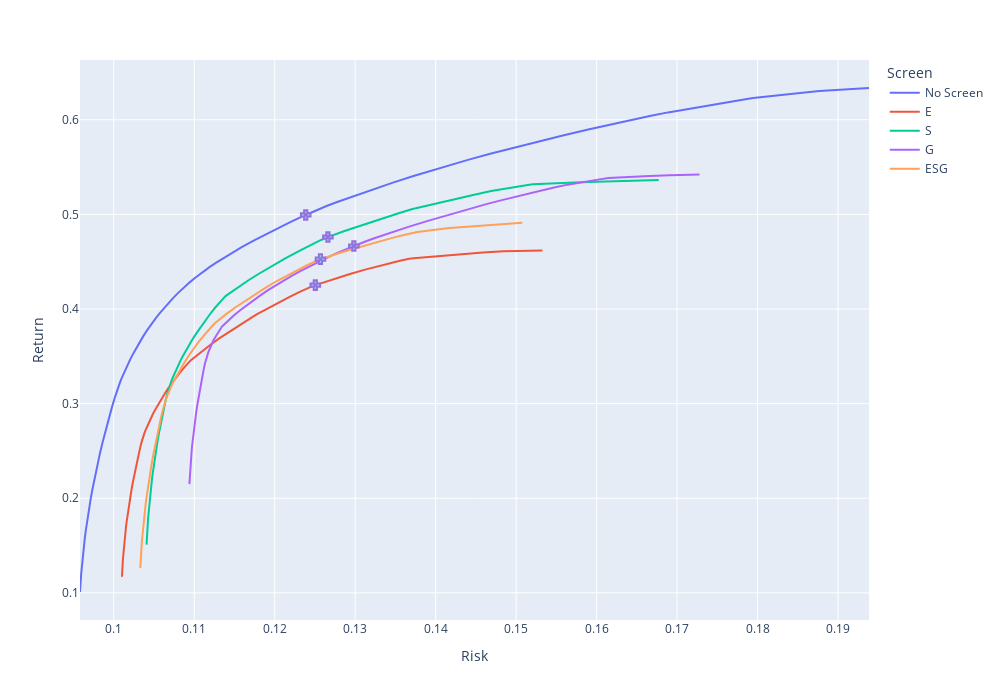

Source (notebook cell):
### Code cell
fig = px.line(rr_all, x='Risk', y='Return', color='Screen')
fig.add_trace(
    go.Scatter(
        x=sh_rr_all['Risk'],
        y=sh_rr_all['Return'],
        mode='markers',
        marker=dict(
            color='LightSkyBlue',
            size=8,
            line=dict(
                color='MediumPurple',
                width=2
            )
        ),
        marker_symbol='cross-dot',
        showlegend=False,
    )
)
fig.update_layout(
    width=1000,
    height=700,
)
fig.show()

### Figure 1 — Plotly figure (JSON) as saved in the notebook; plotly's stock layout.template omitted (floating-point values rounded to 4 significant figures; data arrays with more than 128 entries replaced by an {"elided": "..."} marker saying what was removed)
{"data": [{"hovertemplate": "Screen=No Screen<br>Risk=%{x}<br>Return=%{y}<extra></extra>", "legendgroup": "No Screen", "line": {"color": "#636efa", "dash": "solid"}, "marker": {"symbol": "circle"}, "mode": "lines", "name": "No Screen", "orientation": "v", "showlegend": true, "type": "scatter", "x": {"elided": "200 float values"}, "xaxis": "x", "y": {"elided": "200 float values"}, "yaxis": "y"}, {"hovertemplate": "Screen=E<br>Risk=%{x}<br>Return=%{y}<extra></extra>", "legendgroup": "E", "line": {"color": "#EF553B", "dash": "solid"}, "marker": {"symbol": "circle"}, "mode": "lines", "name": "E", "orientation": "v", "showlegend": true, "type": "scatter", "x": {"elided": "200 float values"}, "xaxis": "x", "y": {"elided": "200 float values"}, "yaxis": "y"}, {"hovertemplate": "Screen=S<br>Risk=%{x}<br>Return=%{y}<extra></extra>", "legendgroup": "S", "line": {"color": "#00cc96", "dash": "solid"}, "marker": {"symbol": "circle"}, "mode": "lines", "name": "S", "orientation": "v", "showlegend": true, "type": "scatter", "x": {"elided": "200 float values"}, "xaxis": "x", "y": {"elided": "200 float values"}, "yaxis": "y"}, {"hovertemplate": "Screen=G<br>Risk=%{x}<br>Return=%{y}<extra></extra>", "legendgroup": "G", "line": {"color": "#ab63fa", "dash": "solid"}, "marker": {"symbol": "circle"}, "mode": "lines", "name": "G", "orientation": "v", "showlegend": true, "type": "scatter", "x": {"elided": "200 float values"}, "xaxis": "x", "y": {"elided": "200 float values"}, "yaxis": "y"}, {"hovertemplate": "Screen=ESG<br>Risk=%{x}<br>Return=%{y}<extra></extra>", "legendgroup": "ESG", "line": {"color": "#FFA15A", "dash": "solid"}, "marker": {"symbol": "circle"}, "mode": "lines", "name": "ESG", "orientation": "v", "showlegend": true, "type": "scatter", "x": {"elided": "200 float values"}, "xaxis": "x", "y": {"elided": "200 float values"}, "yaxis": "y"}, {"marker": {"color": "LightSkyBlue", "line": {"color": "MediumPurple", "width": 2}, "size": 8, "symbol": "cross-dot"}, "mode": "markers", "showlegend": false, "type": "scatter", "x": [0.1239, 0.125, 0.1266, 0.1298, 0.1257], "y": [0.4994, 0.4253, 0.4761, 0.4666, 0.4527]}], "layout": {"height": 700, "legend": {"title": {"text": "Screen"}, "tracegroupgap": 0}, "margin": {"t": 60}, "width": 1000, "xaxis": {"anchor": "y", "domain": [0, 1], "title": {"text": "Risk"}}, "yaxis": {"anchor": "x", "domain": [0, 1], "title": {"text": "Return"}}}}
